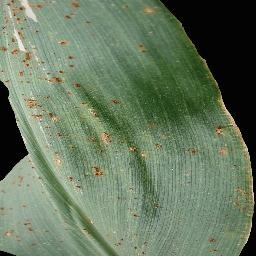
#> input picture frontend/assets/crops/maize.jpg, 256 x 256 px
$ python -i severity.py   (imports and definitions only)
#> lines starting #> are read from the running program, lines starting #| are printed output that depends on the picture; after the words box and inside, x2 and y2 are one past the last pixel; in counts of white or black regions, pixels touching at a corner belong together
"""Leaf-masked lesion segmentation and configurable severity estimation."""

from __future__ import annotations

import base64
import json
from functools import lru_cache
from pathlib import Path
from typing import Any

import cv2
import numpy as np

DEFAULT_BANDS: dict[str, dict[str, float]] = {
    "default": {"mild_max": 5.0, "moderate_max": 25.0},
}


@lru_cache(maxsize=8)
def load_severity_bands(path: str) -> dict[str, dict[str, float]]:
    """Read crop-specific category thresholds, falling back to conservative defaults."""
    config_path = Path(path)
    if not config_path.is_file():
        return dict(DEFAULT_BANDS)
    raw = json.loads(config_path.read_text(encoding="utf-8"))
    bands: dict[str, dict[str, float]] = {}
    for crop, values in raw.get("crops", {}).items():
        mild = float(values["mild_max"])
        moderate = float(values["moderate_max"])
        if not 0 <= mild < moderate <= 100:
            raise ValueError(f"Invalid severity bands for {crop}")
        bands[crop.lower()] = {"mild_max": mild, "moderate_max": moderate}
    bands["default"] = {
        "mild_max": float(raw.get("default", {}).get("mild_max", 5.0)),
        "moderate_max": float(raw.get("default", {}).get("moderate_max", 25.0)),
    }
    return bands


def _largest_component(mask: np.ndarray) -> np.ndarray:
    count, labels, stats, _ = cv2.connectedComponentsWithStats(
        mask.astype(np.uint8), connectivity=8
    )
    if count <= 1:
        return np.zeros_like(mask, dtype=np.uint8)
    component = 1 + int(np.argmax(stats[1:, cv2.CC_STAT_AREA]))
    return (labels == component).astype(np.uint8) * 255


def segment_leaf(rgb: np.ndarray, iterations: int = 3) -> tuple[np.ndarray, float]:
    """Segment the main leaf with Lab seed colors and GrabCut refinement."""
    if rgb.ndim != 3 or rgb.shape[2] != 3 or min(rgb.shape[:2]) < 16:
        raise ValueError("Expected an RGB image at least 16x16 pixels")
    image = cv2.cvtColor(rgb, cv2.COLOR_RGB2BGR)
    lab = cv2.cvtColor(image, cv2.COLOR_BGR2LAB)
    lightness, a_channel, b_channel = cv2.split(lab)
    seed = ((a_channel < 143) & (b_channel > 95) & (lightness > 20)).astype(
        np.uint8
    ) * 255
    seed = np.asarray(
        cv2.morphologyEx(seed, cv2.MORPH_CLOSE, np.ones((9, 9), np.uint8))
    )
    seed = _largest_component(seed)
    height, width = seed.shape
    area_fraction = cv2.countNonZero(seed) / float(height * width)
    if area_fraction < 0.015:
        # GrabCut rectangle fallback supports leaves with little green tissue.
        gc_mask = np.full((height, width), cv2.GC_PR_BGD, dtype=np.uint8)
        rect = (
            max(1, width // 20),
            max(1, height // 20),
            max(1, width * 9 // 10),
            max(1, height * 9 // 10),
        )
        bgd_model = np.zeros((1, 65), np.float64)
        fgd_model = np.zeros((1, 65), np.float64)
        try:
            cv2.grabCut(
                image,
                gc_mask,
                rect,
                bgd_model,
                fgd_model,
                iterations,
                cv2.GC_INIT_WITH_RECT,
            )
            leaf = np.where(
                (gc_mask == cv2.GC_FGD) | (gc_mask == cv2.GC_PR_FGD), 255, 0
            ).astype(np.uint8)
            leaf = _largest_component(leaf)
            confidence = 0.35
        except cv2.error:
            leaf, confidence = seed.astype(np.uint8), 0.15
    else:
        gc_mask = np.full((height, width), cv2.GC_PR_BGD, dtype=np.uint8)
        expanded = cv2.dilate(seed, np.ones((19, 19), np.uint8))
        gc_mask[expanded > 0] = cv2.GC_PR_FGD
        sure_foreground = cv2.erode(seed, np.ones((7, 7), np.uint8))
        gc_mask[sure_foreground > 0] = cv2.GC_FGD
        border = max(1, min(height, width) // 100)
        gc_mask[:border] = cv2.GC_BGD
        gc_mask[-border:] = cv2.GC_BGD
        gc_mask[:, :border] = cv2.GC_BGD
        gc_mask[:, -border:] = cv2.GC_BGD
        bgd_model = np.zeros((1, 65), np.float64)
        fgd_model = np.zeros((1, 65), np.float64)
        try:
            cv2.grabCut(
                image,
                gc_mask,
                None,
                bgd_model,
                fgd_model,
                iterations,
                cv2.GC_INIT_WITH_MASK,
            )  # type: ignore[call-overload]
            leaf = np.where(
                (gc_mask == cv2.GC_FGD) | (gc_mask == cv2.GC_PR_FGD), 255, 0
            ).astype(np.uint8)
            leaf = _largest_component(leaf)
            leaf_fraction = cv2.countNonZero(leaf) / float(height * width)
            confidence = 0.85 if 0.03 <= leaf_fraction <= 0.95 else 0.45
        except cv2.error:
            leaf, confidence = seed.astype(np.uint8), 0.35
    leaf = np.asarray(
        cv2.morphologyEx(leaf, cv2.MORPH_CLOSE, np.ones((7, 7), np.uint8))
    )
    return leaf, confidence


def _remove_highlights_and_veins(lab: np.ndarray, leaf_mask: np.ndarray) -> np.ndarray:
    lightness, a_channel, b_channel = cv2.split(lab)
    chroma = cv2.absdiff(a_channel, np.full_like(a_channel, 128)) + cv2.absdiff(
        b_channel, np.full_like(b_channel, 128)
    )
    highlights = (lightness > 242) & (chroma < 34)
    kernel_size = max(9, (min(lab.shape[:2]) // 24) | 1)
    kernel = cv2.getStructuringElement(cv2.MORPH_ELLIPSE, (kernel_size, kernel_size))
    whitehat = cv2.morphologyEx(lightness, cv2.MORPH_TOPHAT, kernel)
    vein_like = (whitehat > 22) & (lightness > 120) & (a_channel < 145)
    return np.where((leaf_mask > 0) & ~highlights & ~vein_like, 255, 0).astype(np.uint8)


def _lab_lesion_probabilities(
    rgb: np.ndarray, leaf_mask: np.ndarray
) -> tuple[np.ndarray, np.ndarray]:
    lab = cv2.cvtColor(rgb, cv2.COLOR_RGB2LAB)
    valid = _remove_highlights_and_veins(lab, leaf_mask) > 0
    lightness, a_channel, b_channel = cv2.split(lab)
    # Brown necrosis plus dark, locally anomalous tissue. Keep the rule conservative;
    # color-only output is explicitly marked as a lower-confidence fallback.
    brown = (a_channel > 137) & (b_channel > 130) & (lightness < 220)
    local_background = cv2.GaussianBlur(lightness, (0, 0), sigmaX=9)
    dark_spot = (
        local_background.astype(np.int16) - lightness.astype(np.int16) > 24
    ) & (a_channel > 128)
    lesion = np.where(valid & (brown | dark_spot), 255, 0).astype(np.uint8)
    lesion = np.asarray(
        cv2.morphologyEx(lesion, cv2.MORPH_OPEN, np.ones((3, 3), np.uint8))
    )
    # Sensitivity mask widens the color rule to estimate threshold uncertainty.
    relaxed_brown = (a_channel > 132) & (b_channel > 125) & (lightness < 230)
    relaxed = np.where(valid & (relaxed_brown | dark_spot), 255, 0).astype(np.uint8)
    return lesion, relaxed


def _model_lesion_mask(
    rgb: np.ndarray, leaf_mask: np.ndarray, model: Any
) -> np.ndarray:
    height, width = rgb.shape[:2]
    model_height, model_width = (int(x) for x in model.input_shape[1:3])
    resized = cv2.resize(rgb, (model_width, model_height)).astype(np.float32) / 255.0
    prediction = np.asarray(model.predict(resized[None, ...], verbose=0))[0]
    probability = prediction[..., 0] if prediction.ndim == 3 else prediction
    mask = cv2.resize(probability.astype(np.float32), (width, height)) >= 0.5
    valid = (
        _remove_highlights_and_veins(cv2.cvtColor(rgb, cv2.COLOR_RGB2LAB), leaf_mask)
        > 0
    )
    return np.where(mask & valid, 255, 0).astype(np.uint8)


def _encode_png(image: np.ndarray) -> str:
    ok, raw = cv2.imencode(".png", image)
    return base64.b64encode(raw).decode("ascii") if ok else ""


def has_conflicting_signals(
    predicted_label: str, percent: float, category: str
) -> bool:
    """Flag materially inconsistent healthy/diseased classifier and lesion signals."""
    if category == "Not assessed" or predicted_label in {"Unknown", "Not_a_leaf"}:
        return False
    is_healthy = predicted_label.lower().endswith("healthy")
    return (is_healthy and percent > 10.0) or (not is_healthy and percent <= 10.0)


def estimate_severity(
    rgb: np.ndarray,
    crop: str | None = None,
    bands_path: Path | None = None,
    lesion_model: Any | None = None,
) -> dict[str, object]:
    """Estimate lesion area as a fraction of segmented leaf area, never image background."""
    leaf_mask, leaf_confidence = segment_leaf(rgb)
    leaf_area = int(cv2.countNonZero(leaf_mask))
    if leaf_area == 0:
        return {
            "percent": 0.0,
            "category": "Not assessed",
            "confidence": 0.0,
            "uncertainty_percent": 100.0,
            "method": "grabcut_failed",
            "lesion_mask_png_b64": _encode_png(np.zeros_like(leaf_mask)),
            "leaf_outline_png_b64": _encode_png(np.zeros_like(leaf_mask)),
        }
    if lesion_model is None:
        lesion_mask, relaxed_mask = _lab_lesion_probabilities(rgb, leaf_mask)
        method = "leaf_grabcut+lab_texture_fallback"
        model_confidence = 0.55
    else:
        lesion_mask = _model_lesion_mask(rgb, leaf_mask, lesion_model)
        relaxed_mask = lesion_mask
        method = "leaf_grabcut+lesion_unet"
        model_confidence = 0.85
    lesion_area = int(cv2.countNonZero(lesion_mask))
    percent = 100.0 * lesion_area / leaf_area
    relaxed_percent = 100.0 * cv2.countNonZero(relaxed_mask) / leaf_area
    uncertainty = abs(relaxed_percent - percent) + (1.0 - leaf_confidence) * 10.0
    confidence = max(
        0.0,
        min(
            1.0,
            leaf_confidence
            * model_confidence
            * (1.0 - min(uncertainty, 100.0) / 150.0),
        ),
    )
    config = load_severity_bands(str(bands_path or Path("data/kb/severity.json")))
    limits = config.get((crop or "").lower(), config["default"])
    if percent <= limits["mild_max"]:
        category = "Mild"
    elif percent <= limits["moderate_max"]:
        category = "Moderate"
    else:
        category = "Severe"
    outline = np.zeros_like(leaf_mask)
    contours, _ = cv2.findContours(
        leaf_mask, cv2.RETR_EXTERNAL, cv2.CHAIN_APPROX_SIMPLE
    )
    cv2.drawContours(outline, contours, -1, (255, 255, 255), 2)  # type: ignore[call-overload]
    return {
        "percent": round(float(percent), 2),
        "category": category,
        "confidence": round(float(confidence), 4),
        "uncertainty_percent": round(float(uncertainty), 2),
        "method": method,
        "conflicting_signals": False,
        "leaf_area_px": leaf_area,
        "lesion_area_px": lesion_area,
        "lesion_mask_png_b64": _encode_png(lesion_mask),
        "leaf_outline_png_b64": _encode_png(outline),
    }

>>> import cv2
>>> picture = cv2.cvtColor(cv2.imread('../../../frontend/assets/crops/maize.jpg'), cv2.COLOR_BGR2RGB)
>>> result = estimate_severity(picture)
#> in segment_leaf, image is the input picture: shape (256, 256, 3); mean B, G, R 96.2, 121, 103.8
#> in segment_leaf, `lab = cv2.cvtColor(image, cv2.COLOR_BGR2LAB)`: lab: shape (256, 256, 3); mean of channels 0, 1, 2 122.9, 117, 139.4
#> in segment_leaf, `lightness, a_channel, b_channel = cv2.split(lab)`:
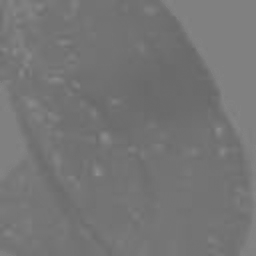
#> a_channel: shape (256, 256); min 103, max 144, mean 117
#> in segment_leaf, `lightness, a_channel, b_channel = cv2.split(lab)`:
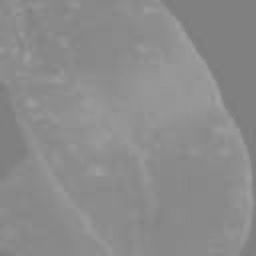
#> b_channel: shape (256, 256); min 121, max 160, mean 139.4
#> in segment_leaf, `seed = ((a_channel < 143) & (b_channel > 95) & (lightness > 20)).astyp..`: seed: shape (256, 256); 86.2% white; 4 black regions (1 under 20 px), largest, box (x1, y1, x2, y2) and area: (160, 0, 256, 256) 7500, (0, 81, 28, 181) 1480, (0, 251, 16, 256) 47
#> in segment_leaf, `seed = np.asarray( cv2.morphologyEx(seed, cv2.MORPH_CLOSE, np.ones((9,..`:
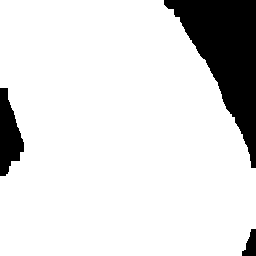
#> seed: shape (256, 256); 86.9% white; 3 black regions, box (x1, y1, x2, y2) and area: (164, 0, 256, 168) 7017, (0, 88, 24, 176) 1330, (242, 229, 256, 256) 245
#> in _largest_component, `count, labels, stats, _ = cv2.connectedComponentsWithStats( mask.astyp..`: count = 2; stats = [[0, 0, 256, 256, 8592], [0, 0, 256, 256, 56944]]
#> in _largest_component, `component = 1 + int(np.argmax(stats[1:, cv2.CC_STAT_AREA]))`: component = 1
#> in segment_leaf, `area_fraction = cv2.countNonZero(seed) / float(height * width)`: area_fraction = 0.869
#> in segment_leaf, `expanded = cv2.dilate(seed, np.ones((19, 19), np.uint8))`: expanded: shape (256, 256); 92.2% white; 3 black regions (1 under 20 px), largest, box (x1, y1, x2, y2) and area: (183, 0, 256, 136) 4826, (0, 111, 12, 157) 305
#> in segment_leaf, `sure_foreground = cv2.erode(seed, np.ones((7, 7), np.uint8))`: sure_foreground: shape (256, 256); 84.8% white; 3 black regions, box (x1, y1, x2, y2) and area: (161, 0, 256, 171) 7806, (0, 85, 27, 179) 1756, (239, 226, 256, 256) 377
#> in segment_leaf, `leaf_fraction = cv2.countNonZero(leaf) / float(height * width)`: leaf: shape (256, 256); 84.6% white; 1 black region, box (x1, y1, x2, y2) and area: (0, 0, 256, 256) 10099
#> in estimate_severity, `leaf_mask, leaf_confidence = segment_leaf(rgb)`:
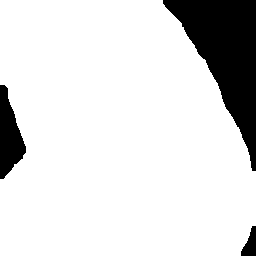
#> leaf_mask: shape (256, 256); 86.5% white; 3 black regions, box (x1, y1, x2, y2) and area: (163, 0, 256, 171) 7111, (0, 85, 26, 179) 1462, (241, 226, 256, 256) 281
#> in estimate_severity, `leaf_mask, leaf_confidence = segment_leaf(rgb)`: leaf_confidence = 0.85
#> in estimate_severity, `leaf_area = int(cv2.countNonZero(leaf_mask))`: leaf_area = 56682
#> in _remove_highlights_and_veins, `highlights = (lightness > 242) & (chroma < 34)`: highlights: shape (256, 256) bool; 0.01% white in thin lines or dots, all inside (x1, y1, x2, y2) = (19, 42, 60, 162)
#> in _remove_highlights_and_veins, `vein_like = (whitehat > 22) & (lightness > 120) & (a_channel < 145)`: vein_like: shape (256, 256) bool; 27.5% white in thin lines or dots
#> in _remove_highlights_and_veins, `return np.where((leaf_mask > 0) & ~highlights & ~vein_like, 255, 0).as..`: returned value: shape (256, 256); 59% white; 704 black regions (686 under 20 px), largest, box (x1, y1, x2, y2) and area: (0, 0, 256, 256) 23984, (65, 201, 109, 256) 298, (19, 0, 41, 25) 173
#> in _lab_lesion_probabilities, `brown = (a_channel > 137) & (b_channel > 130) & (lightness < 220)`: brown: shape (256, 256) bool; 0.02% white in thin lines or dots, all inside (x1, y1, x2, y2) = (96, 128, 220, 175)
#> in _lab_lesion_probabilities, `local_background = cv2.GaussianBlur(lightness, (0, 0), sigmaX=9)`:
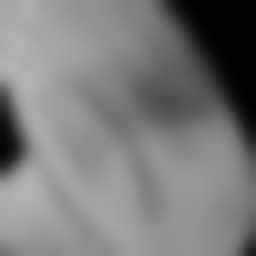
#> local_background: shape (256, 256); min 2, max 178, mean 123.1
#> in _lab_lesion_probabilities, `dark_spot = ( local_background.astype(np.int16) - lightness.astype(np...`: dark_spot: shape (256, 256) bool; 1.3% white in thin lines or dots
#> in _lab_lesion_probabilities, `lesion = np.where(valid & (brown | dark_spot), 255, 0).astype(np.uint8)`: lesion: shape (256, 256); 0.33% white in thin lines or dots
#> in _lab_lesion_probabilities, `lesion = np.asarray( cv2.morphologyEx(lesion, cv2.MORPH_OPEN, np.ones(..`: lesion: shape (256, 256); 0.11% white; 6 white regions (5 under 20 px), largest, box (x1, y1, x2, y2) and area: (254, 191, 256, 201) 20
#> in _lab_lesion_probabilities, `relaxed_brown = (a_channel > 132) & (b_channel > 125) & (lightness < 2..`:
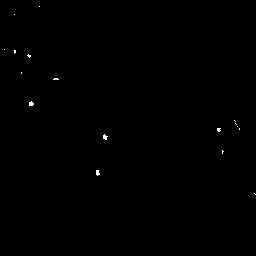
#> relaxed_brown: shape (256, 256) bool; 0.17% white in thin lines or dots, all inside (x1, y1, x2, y2) = (4, 6, 256, 195)
#> in _lab_lesion_probabilities, `relaxed = np.where(valid & (relaxed_brown | dark_spot), 255, 0).astype..`: relaxed: shape (256, 256); 0.35% white in thin lines or dots
#> in estimate_severity, `lesion_area = int(cv2.countNonZero(lesion_mask))`: lesion_area = 72
#> in estimate_severity, `percent = 100.0 * lesion_area / leaf_area`: percent = 0.127
#> in estimate_severity, `relaxed_percent = 100.0 * cv2.countNonZero(relaxed_mask) / leaf_area`: relaxed_percent = 0.406
#> in estimate_severity, `uncertainty = abs(relaxed_percent - percent) + (1.0 - leaf_confidence)..`: uncertainty = 1.78
#> in estimate_severity, `confidence = max( 0.0, min( 1.0, leaf_confidence * model_confidence * ..`: confidence = 0.462
#> in estimate_severity, `contours, _ = cv2.findContours( leaf_mask, cv2.RETR_EXTERNAL, cv2.CHAI..`: contours = 1 contour; box (x1, y1, x2, y2) and area: (0, 0, 256, 256) 56216
#> in estimate_severity, `cv2.drawContours(outline, contours, -1, (255, 255, 255), 2)`:
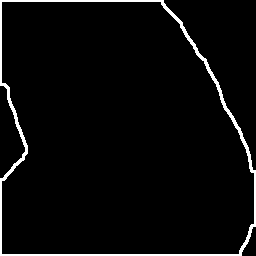
#> outline: shape (256, 256); 3.7% white; 1 white region, box (x1, y1, x2, y2) and area: (0, 0, 256, 256) 2443
#> in _encode_png, `ok, raw = cv2.imencode(".png", image)`: raw = 505 values, max 255 at index 53, min 0 at index 8, mean 113
#> result = 10 items
